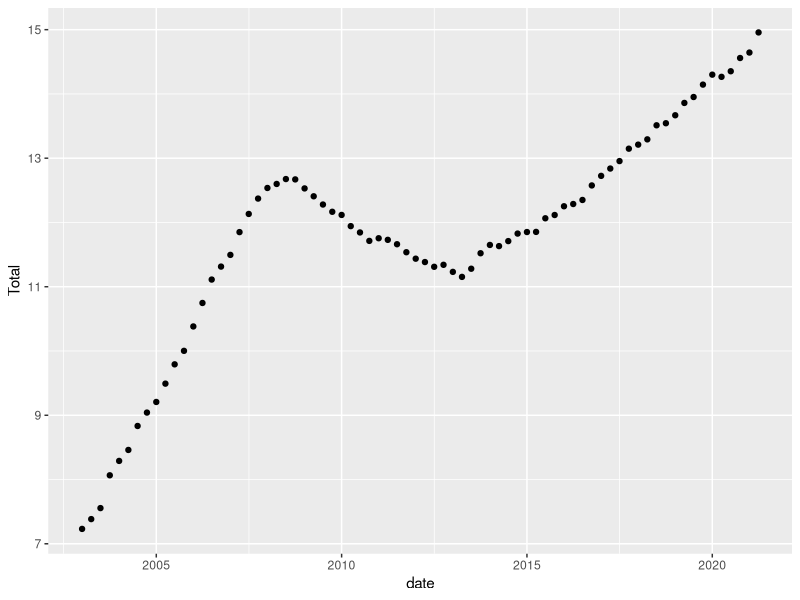
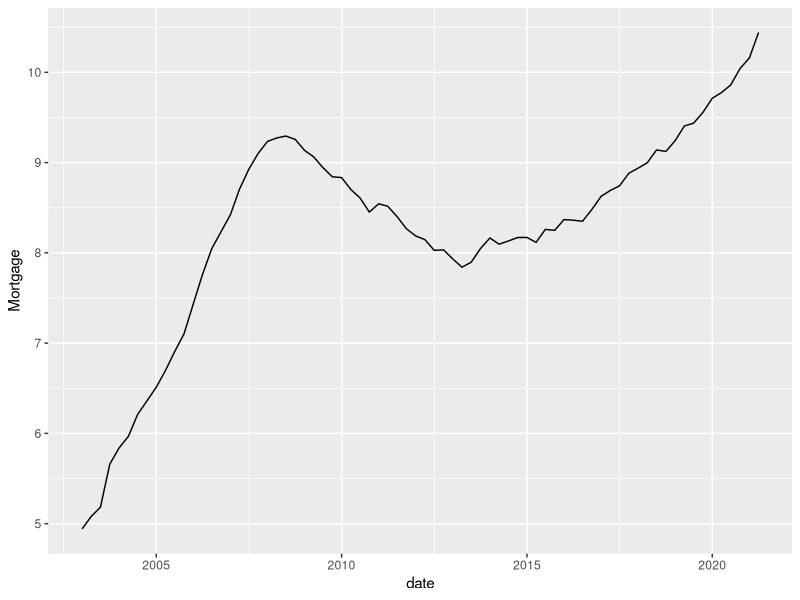
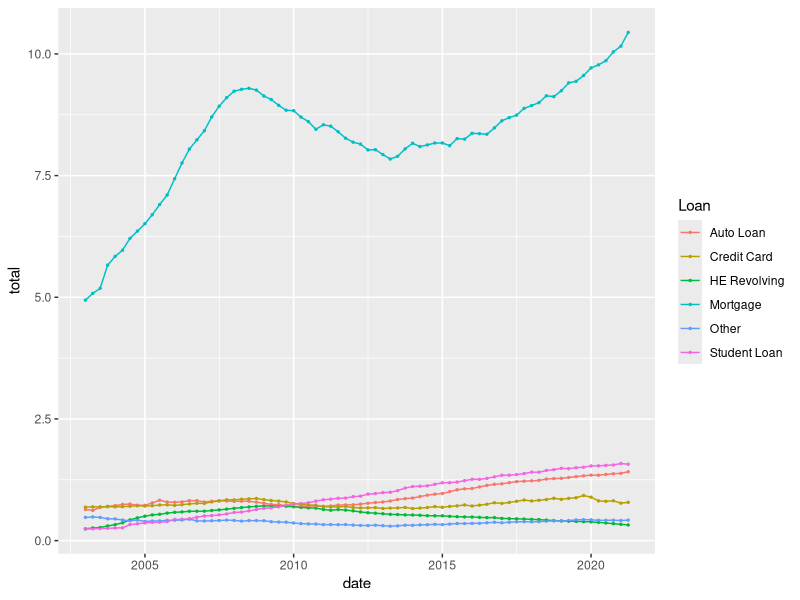

These charts were generated, in order, by the following R code:
## ---- chunk 1
#| label: setup
#| warning: false
#| message: false

library(tidyverse)
library(ggplot2)

knitr::opts_chunk$set(echo = TRUE, warning=FALSE, message=FALSE)
## ---- chunk 2
install.packages("tidyverse")
library(tidyverse)
install.packages("readxl")
library(readxl)
df <- read_excel("_data/debt_in_trillions.xlsx")
## ---- chunk 3
head(df, 10)
summary(df)
glimpse(df)
# The data includes 74 rows and 8 variables, includes quarterly measures of the total amount of household debt associated with 6 different types of loans - mortgage,HE revolving, auto, credit card, student, and other - plus a total household debt including all 6 loan types. 
## ---- chunk 4
debt <- df %>%
  mutate(date = parse_date_time(`Year and Quarter`, 
                           orders="yq")) %>%
  select(date,everything())
  print(debt)


## ---- chunk 5
library(ggplot2)
ggplot(debt, aes(date,Total))+geom_point()
## ---- chunk 6
ggplot(debt,aes(date,Mortgage))+geom_line()
## ---- chunk 7
debt_long<-debt%>%
  pivot_longer(cols = Mortgage:Other,
               names_to = "Loan", 
               values_to = "total")%>%
  select(-Total)%>%
  mutate(Loan = as.factor(Loan))

ggplot(debt_long, aes(x=date, y=total, color=Loan)) +
  geom_point(size=.5) +
  geom_line() +
  theme(legend.position = "right") 
